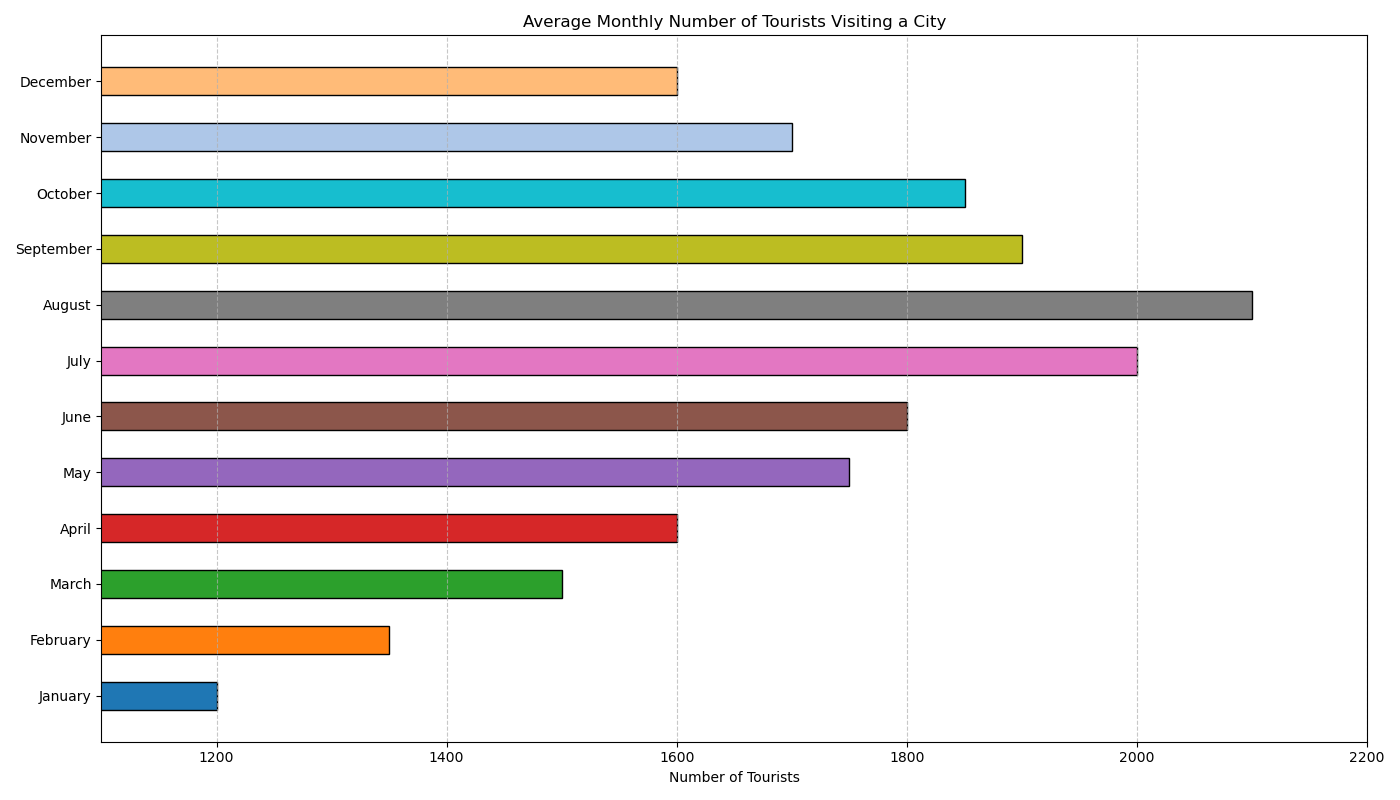

Python code for this plot:

import matplotlib.pyplot as plt

# Data
months = ['January', 'February', 'March', 'April', 'May', 'June', 
          'July', 'August', 'September', 'October', 'November', 'December']
tourists = [1200, 1350, 1500, 1600, 1750, 1800, 2000, 2100, 1900, 1850, 1700, 1600]
colors = ['#1f77b4', '#ff7f0e', '#2ca02c', '#d62728', '#9467bd', '#8c564b',
          '#e377c2', '#7f7f7f', '#bcbd22', '#17becf', '#aec7e8', '#ffbb78']

# Create a horizontal bar chart
plt.figure(figsize=(14, 8))
bars = plt.barh(months, tourists, color=colors, edgecolor='black', height=0.5)

# Customizing the plot
plt.xlabel('Number of Tourists')
plt.title('Average Monthly Number of Tourists Visiting a City')
plt.xlim(min(tourists) - 100, max(tourists) + 100)
plt.tight_layout()

# Show grid
plt.grid(axis='x', linestyle='--', alpha=0.7)

# Display the plot
plt.show()
